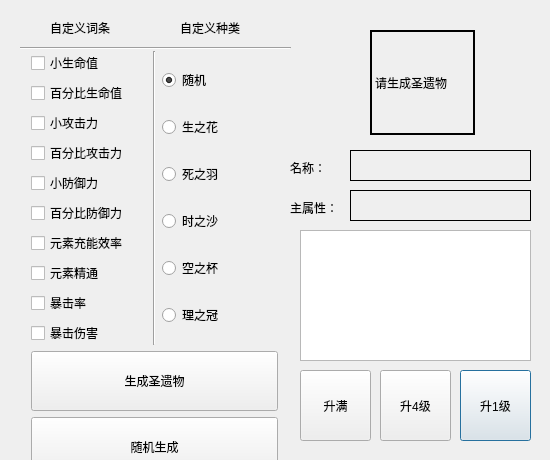
<?xml version="1.0" encoding="UTF-8"?>
<ui version="4.0">
 <class>dialog</class>
 <widget class="QDialog" name="dialog">
  <property name="geometry">
   <rect>
    <x>0</x>
    <y>0</y>
    <width>550</width>
    <height>460</height>
   </rect>
  </property>
  <property name="minimumSize">
   <size>
    <width>550</width>
    <height>460</height>
   </size>
  </property>
  <property name="maximumSize">
   <size>
    <width>550</width>
    <height>650</height>
   </size>
  </property>
  <property name="windowTitle">
   <string>强化模拟器</string>
  </property>
  <widget class="QLabel" name="pic">
   <property name="geometry">
    <rect>
     <x>370</x>
     <y>30</y>
     <width>105</width>
     <height>105</height>
    </rect>
   </property>
   <property name="minimumSize">
    <size>
     <width>105</width>
     <height>105</height>
    </size>
   </property>
   <property name="maximumSize">
    <size>
     <width>105</width>
     <height>105</height>
    </size>
   </property>
   <property name="cursor">
    <cursorShape>CrossCursor</cursorShape>
   </property>
   <property name="frameShape">
    <enum>QFrame::WinPanel</enum>
   </property>
   <property name="frameShadow">
    <enum>QFrame::Plain</enum>
   </property>
   <property name="lineWidth">
    <number>1</number>
   </property>
   <property name="text">
    <string>请生成圣遗物</string>
   </property>
  </widget>
  <widget class="QLabel" name="relicName">
   <property name="geometry">
    <rect>
     <x>350</x>
     <y>150</y>
     <width>181</width>
     <height>31</height>
    </rect>
   </property>
   <property name="frameShape">
    <enum>QFrame::Box</enum>
   </property>
   <property name="text">
    <string/>
   </property>
  </widget>
  <widget class="QTextBrowser" name="Attri">
   <property name="geometry">
    <rect>
     <x>300</x>
     <y>230</y>
     <width>231</width>
     <height>131</height>
    </rect>
   </property>
  </widget>
  <widget class="QLabel" name="mainAttribute">
   <property name="geometry">
    <rect>
     <x>350</x>
     <y>190</y>
     <width>181</width>
     <height>31</height>
    </rect>
   </property>
   <property name="frameShape">
    <enum>QFrame::Box</enum>
   </property>
   <property name="text">
    <string/>
   </property>
  </widget>
  <widget class="QPushButton" name="levelup1">
   <property name="geometry">
    <rect>
     <x>460</x>
     <y>370</y>
     <width>71</width>
     <height>71</height>
    </rect>
   </property>
   <property name="text">
    <string>升1级</string>
   </property>
  </widget>
  <widget class="QPushButton" name="levelup4">
   <property name="geometry">
    <rect>
     <x>380</x>
     <y>370</y>
     <width>71</width>
     <height>71</height>
    </rect>
   </property>
   <property name="text">
    <string>升4级</string>
   </property>
  </widget>
  <widget class="QLabel" name="label">
   <property name="geometry">
    <rect>
     <x>290</x>
     <y>200</y>
     <width>61</width>
     <height>16</height>
    </rect>
   </property>
   <property name="text">
    <string>主属性：</string>
   </property>
  </widget>
  <widget class="QLabel" name="label_2">
   <property name="geometry">
    <rect>
     <x>290</x>
     <y>160</y>
     <width>41</width>
     <height>16</height>
    </rect>
   </property>
   <property name="text">
    <string>名称：</string>
   </property>
  </widget>
  <widget class="QWidget" name="layoutWidget">
   <property name="geometry">
    <rect>
     <x>31</x>
     <y>51</y>
     <width>247</width>
     <height>447</height>
    </rect>
   </property>
   <layout class="QVBoxLayout" name="chooseReilc">
    <item>
     <layout class="QHBoxLayout" name="choose">
      <item>
       <layout class="QVBoxLayout" name="attriOfRelic">
        <item>
         <widget class="QCheckBox" name="ckb1">
          <property name="text">
           <string>小生命值</string>
          </property>
         </widget>
        </item>
        <item>
         <widget class="QCheckBox" name="ckb2">
          <property name="text">
           <string>百分比生命值</string>
          </property>
         </widget>
        </item>
        <item>
         <widget class="QCheckBox" name="ckb3">
          <property name="text">
           <string>小攻击力</string>
          </property>
         </widget>
        </item>
        <item>
         <widget class="QCheckBox" name="ckb4">
          <property name="text">
           <string>百分比攻击力</string>
          </property>
         </widget>
        </item>
        <item>
         <widget class="QCheckBox" name="ckb5">
          <property name="text">
           <string>小防御力</string>
          </property>
         </widget>
        </item>
        <item>
         <widget class="QCheckBox" name="ckb6">
          <property name="text">
           <string>百分比防御力</string>
          </property>
         </widget>
        </item>
        <item>
         <widget class="QCheckBox" name="ckb7">
          <property name="text">
           <string>元素充能效率</string>
          </property>
         </widget>
        </item>
        <item>
         <widget class="QCheckBox" name="ckb8">
          <property name="text">
           <string>元素精通</string>
          </property>
         </widget>
        </item>
        <item>
         <widget class="QCheckBox" name="ckb9">
          <property name="text">
           <string>暴击率</string>
          </property>
         </widget>
        </item>
        <item>
         <widget class="QCheckBox" name="ckb10">
          <property name="text">
           <string>暴击伤害</string>
          </property>
         </widget>
        </item>
       </layout>
      </item>
      <item>
       <widget class="Line" name="line_2">
        <property name="orientation">
         <enum>Qt::Vertical</enum>
        </property>
       </widget>
      </item>
      <item>
       <layout class="QVBoxLayout" name="typeOfRelic">
        <item>
         <widget class="QRadioButton" name="radioButton">
          <property name="text">
           <string>随机</string>
          </property>
          <property name="checked">
           <bool>true</bool>
          </property>
          <attribute name="buttonGroup">
           <string notr="true">relicTypeButton</string>
          </attribute>
         </widget>
        </item>
        <item>
         <widget class="QRadioButton" name="flower">
          <property name="text">
           <string>生之花</string>
          </property>
          <attribute name="buttonGroup">
           <string notr="true">relicTypeButton</string>
          </attribute>
         </widget>
        </item>
        <item>
         <widget class="QRadioButton" name="feather">
          <property name="text">
           <string>死之羽</string>
          </property>
          <attribute name="buttonGroup">
           <string notr="true">relicTypeButton</string>
          </attribute>
         </widget>
        </item>
        <item>
         <widget class="QRadioButton" name="hourglass">
          <property name="text">
           <string>时之沙</string>
          </property>
          <attribute name="buttonGroup">
           <string notr="true">relicTypeButton</string>
          </attribute>
         </widget>
        </item>
        <item>
         <widget class="QRadioButton" name="bottle">
          <property name="text">
           <string>空之杯</string>
          </property>
          <attribute name="buttonGroup">
           <string notr="true">relicTypeButton</string>
          </attribute>
         </widget>
        </item>
        <item>
         <widget class="QRadioButton" name="helmet">
          <property name="text">
           <string>理之冠</string>
          </property>
          <attribute name="buttonGroup">
           <string notr="true">relicTypeButton</string>
          </attribute>
         </widget>
        </item>
       </layout>
      </item>
     </layout>
    </item>
    <item>
     <widget class="QPushButton" name="createAsChoosed">
      <property name="minimumSize">
       <size>
        <width>200</width>
        <height>60</height>
       </size>
      </property>
      <property name="text">
       <string>生成圣遗物</string>
      </property>
     </widget>
    </item>
    <item>
     <widget class="QPushButton" name="randomCreate">
      <property name="minimumSize">
       <size>
        <width>200</width>
        <height>60</height>
       </size>
      </property>
      <property name="text">
       <string>随机生成</string>
      </property>
     </widget>
    </item>
    <item>
     <widget class="QLabel" name="label_6">
      <property name="text">
       <string/>
      </property>
     </widget>
    </item>
   </layout>
  </widget>
  <widget class="QPushButton" name="levelup">
   <property name="geometry">
    <rect>
     <x>300</x>
     <y>370</y>
     <width>71</width>
     <height>71</height>
    </rect>
   </property>
   <property name="text">
    <string>升满</string>
   </property>
  </widget>
  <widget class="QLabel" name="label_3">
   <property name="geometry">
    <rect>
     <x>50</x>
     <y>20</y>
     <width>72</width>
     <height>15</height>
    </rect>
   </property>
   <property name="text">
    <string>自定义词条</string>
   </property>
  </widget>
  <widget class="QLabel" name="label_4">
   <property name="geometry">
    <rect>
     <x>180</x>
     <y>20</y>
     <width>81</width>
     <height>16</height>
    </rect>
   </property>
   <property name="text">
    <string>自定义种类</string>
   </property>
  </widget>
  <widget class="Line" name="line">
   <property name="geometry">
    <rect>
     <x>20</x>
     <y>40</y>
     <width>271</width>
     <height>16</height>
    </rect>
   </property>
   <property name="orientation">
    <enum>Qt::Horizontal</enum>
   </property>
  </widget>
  <widget class="QLabel" name="label_5">
   <property name="geometry">
    <rect>
     <x>230</x>
     <y>500</y>
     <width>311</width>
     <height>81</height>
    </rect>
   </property>
   <property name="text">
    <string>--By Mr.AgNO3</string>
   </property>
  </widget>
 </widget>
 <resources/>
 <connections/>
 <buttongroups>
  <buttongroup name="relicTypeButton"/>
 </buttongroups>
</ui>
